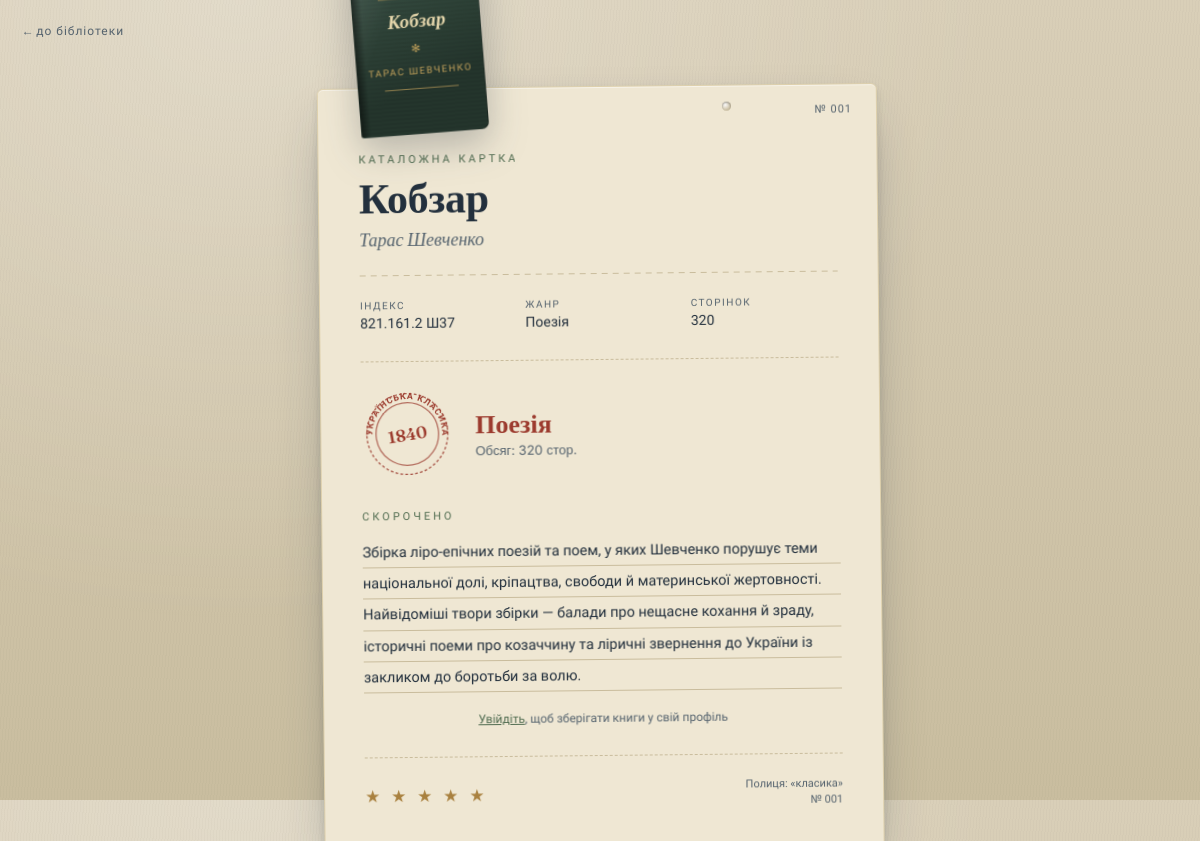
Screenshot of /book/1/ with the database file from the repository.
### library/models.py (models this page shows, shortened)
class Book(models.Model):
    title = models.CharField("Назва", max_length=200)
    author = models.CharField("Автор", max_length=200)
    catalog_index = models.CharField(
        "Каталожний індекс", max_length=50, blank=True,
        help_text="Наприклад: 821.161.2 Ш37"
    )
    genre = models.CharField("Жанр", max_length=100, blank=True)
    year = models.CharField("Рік написання", max_length=20, blank=True)
    pages_total = models.PositiveIntegerField("Обсяг (сторінок)", default=0)
    summary = models.TextField("Скорочено (короткий переказ)", blank=True)
    rating = models.PositiveSmallIntegerField("Оцінка (0-5)", default=5)
    shelf_label = models.CharField("Назва полиці", max_length=100, default="класика")
    order = models.PositiveIntegerField("Порядок на полиці", default=0)
    class Meta:
        ordering = ["order", "id"]

### library/views.py (the view)
# urls.py: path('book/<int:book_id>/', book_detail, name='book_detail'),
def book_detail(request, book_id):
    book = get_object_or_404(Book, id=book_id)
    is_saved = False
    if request.user.is_authenticated:
        is_saved = SavedBook.objects.filter(user=request.user, book=book).exists()
    return render(request, 'book_detail.html', {'book': book, 'is_saved': is_saved})

### library/templates/book_detail.html (shortened to what this page needs)
<!DOCTYPE html>
<html lang="uk">
<head>
</head>
<body>
<div class="back-link" style="display:flex; gap:16px; align-items:center;">
    <a href="{% url 'home' %}">← до бібліотеки</a>
</div>
<div class="scene">
    <div class="cover-wrap">
        <div class="cover">
            <div class="cover-title">{{ book.title }}</div>
            <div class="cover-ornament">✻</div>
            <div class="cover-author">{{ book.author }}</div>
            <div class="cover-rule bottom"></div>
        </div>
    </div>
    <div class="card">
        <div class="holes"><span></span><span></span></div>
        <div class="card-no">№ {{ book.id|stringformat:"03d" }}</div>
        <div class="eyebrow">Каталожна картка</div>
        <h1>{{ book.title }}</h1>
        <div class="author">{{ book.author }}</div>
        <div class="divider"></div>
        <dl class="meta-grid">
            <div>
                <dt>Індекс</dt>
                <dd>{{ book.catalog_index|default:"—" }}</dd>
            </div>
            <div>
                <dt>Жанр</dt>
                <dd>{{ book.genre|default:"—" }}</dd>
            </div>
            <div>
                <dt>Сторінок</dt>
                <dd>{{ book.pages_total }}</dd>
            </div>
        </dl>
        <div class="progress-zone">
            <div class="stamp">
                <svg viewBox="0 0 100 100">
                    <defs>
                        <path id="circlePath" d="M 50,50 m -38,0 a 38,38 0 1,1 76,0 a 38,38 0 1,1 -76,0" />
                    </defs>
                    <circle cx="50" cy="50" r="44" fill="none" stroke="var(--stamp-red)" stroke-width="1.4" stroke-dasharray="3,2.4" opacity=".85"/>
                    <circle cx="50" cy="50" r="34" fill="none" stroke="var(--stamp-red)" stroke-width="1.4" opacity=".7"/>
                    <text class="stamp-label">
                        <textPath href="#circlePath" startOffset="2%">УКРАЇНСЬКА КЛАСИКА</textPath>
                    </text>
                    <text x="50" y="57" text-anchor="middle" font-family="Fraunces, serif" font-weight="600" font-size="18" fill="var(--stamp-red)">{{ book.year|default:"—" }}</text>
                </svg>
            </div>
            <div class="progress-text">
                <div class="pct">{{ book.genre|default:"Художня література" }}</div>
                <div class="label">Обсяг: {{ book.pages_total|default:"—" }} стор.</div>
            </div>
        </div>
        {% if book.summary %}
        <div class="notes">
            <div class="eyebrow">Скорочено</div>
            <div class="note-lines">{{ book.summary }}</div>
        </div>
        {% endif %}
        {% if user.is_authenticated %}
        <form method="post" action="{% url 'toggle_save' book.id %}">
            {% csrf_token %}
            <button type="submit" class="save-btn {% if is_saved %}saved{% endif %}">
                {% if is_saved %}🔖 Збережено — прибрати{% else %}🔖 Зберегти книгу{% endif %}
            </button>
        </form>
        {% else %}
        <p class="login-hint"><a href="{% url 'login' %}">Увійдіть</a>, щоб зберігати книги у свій профіль</p>
        {% endif %}
        <div class="footer-row">
            <div class="stars">
                {% for i in "12345" %}
                    {% if forloop.counter <= book.rating %}★{% else %}<span class="dim">★</span>{% endif %}
                {% endfor %}
            </div>
            <div class="due">
                Полиця: «{{ book.shelf_label }}»<br>
                № {{ book.id|stringformat:"03d" }}
            </div>
        </div>
    </div>
</div>
</body>
</html>

### rows the page displays
Book: title "Кобзар", author "ТАРАС ШЕВЧЕНКО", id "001", author "Тарас Шевченко", catalog_index "821.161.2 Ш37", genre "Поезія", pages_total "320", year "1840", summary "Збірка ліро-епічних поезій та поем, у яких Шевченко порушує теми національної долі, кріпацтва, свободи й материнської жертовності. Найвідоміші твори збірки — балади про нещасне кохання й зраду, історичні поеми про козаччину та ліричні звернення до України із закликом до боротьби за волю.", rating 5 (drawn), shelf_label "класика"
